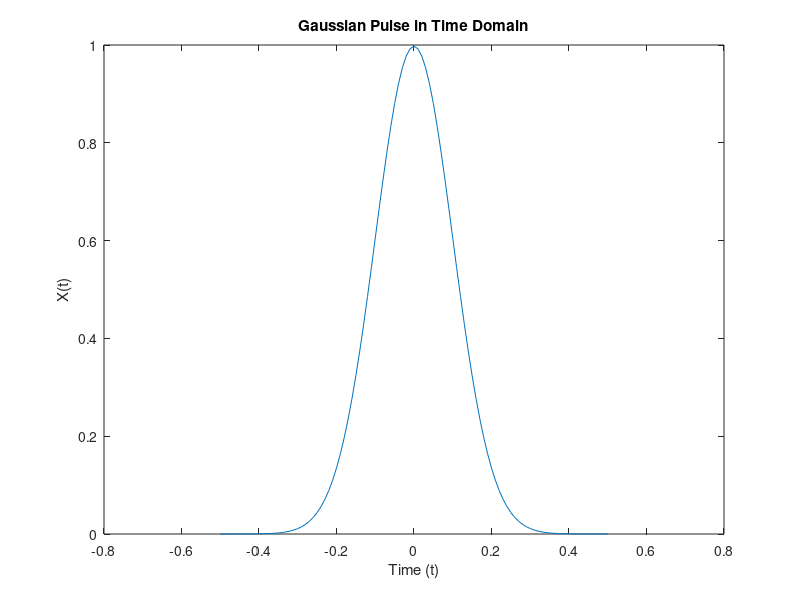
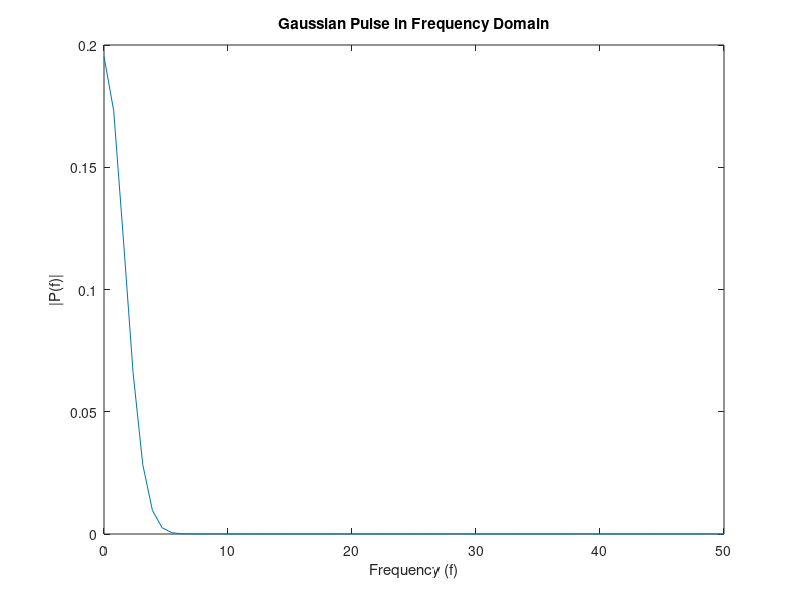

The MATLAB source for these figures, in order:
Fs = 100;           % Sampling frequency
t = -0.5:1/Fs:0.5;  % Time vector 
L = length(t);      % Signal length

X = 1/(4*sqrt(2*pi*0.01))*(exp(-t.^2/(2*0.01)));
plot(t,X)
title('Gaussian Pulse in Time Domain')
xlabel('Time (t)')
ylabel('X(t)')


n = 2^nextpow2(L);
Y = fft(X,n);
f = Fs*(0:(n/2))/n;
P = abs(Y/n);
figure()
plot(f,P(1:n/2+1)) 
title('Gaussian Pulse in Frequency Domain')
xlabel('Frequency (f)')
ylabel('|P(f)|')